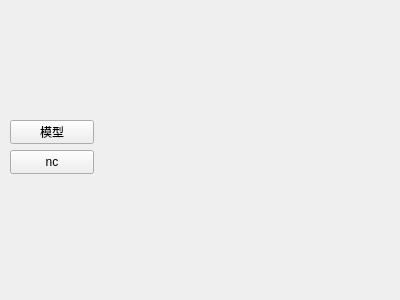
<?xml version="1.0" encoding="UTF-8"?>
<ui version="4.0">
 <class>Widget</class>
 <widget class="QWidget" name="Widget">
  <property name="geometry">
   <rect>
    <x>0</x>
    <y>0</y>
    <width>400</width>
    <height>300</height>
   </rect>
  </property>
  <property name="windowTitle">
   <string>Widget</string>
  </property>
  <widget class="QPushButton" name="pushButton">
   <property name="geometry">
    <rect>
     <x>10</x>
     <y>120</y>
     <width>84</width>
     <height>24</height>
    </rect>
   </property>
   <property name="text">
    <string>模型</string>
   </property>
  </widget>
  <widget class="QPushButton" name="pushButton_2">
   <property name="geometry">
    <rect>
     <x>10</x>
     <y>150</y>
     <width>84</width>
     <height>24</height>
    </rect>
   </property>
   <property name="text">
    <string>nc</string>
   </property>
  </widget>
 </widget>
 <layoutdefault spacing="6" margin="11"/>
 <resources/>
 <connections/>
</ui>
